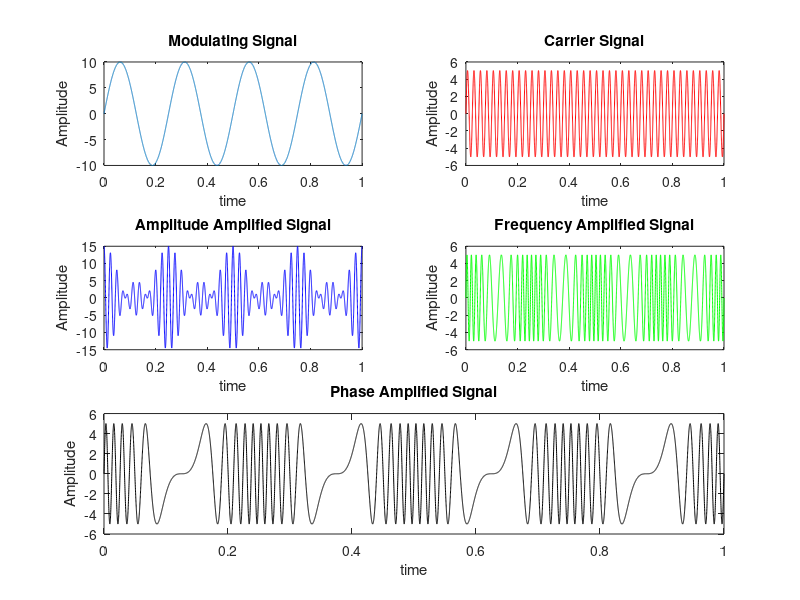

This figure's MATLAB source:
clc;
close all;
clear all;
V_m = 10;
V_c = 5;
f_m = 4;
f_c = 40;
phi_m = 0;
phi_c = 0;
m_a = 2;
m_f = 5;
m_p = 10;
t = 0: 0.0001: 1;
modulating_signal = V_m.*sin(2.*pi.*f_m.*t + phi_m);
carrier_signal = V_c.*sin(2.*pi.*f_c.*t + phi_c);
amplitude_amplified_signal = V_c.*(1+m_a.*cos(2.*pi.*f_m.*t)).*cos(2.*pi.*f_c.*t);
frequency_amplified_signal = V_c.*sin(2.*pi.*f_c.*t + m_f.*sin(2.*pi.*f_m.*t));
phase_amplified_signal = V_c.*sin(2.*pi.*f_c.*t + m_p.*sin(2.*pi.*f_m.*t));
subplot(3,2,1);
plot (t, modulating_signal);
title('Modulating Signal');
xlabel('time');
ylabel('Amplitude');
subplot(3,2,2);
plot (t, carrier_signal,'red');
title('Carrier Signal');
xlabel('time');
ylabel('Amplitude');
subplot(3,2,3);
plot (t, amplitude_amplified_signal,'blue');
title('Amplitude Amplified Signal');
xlabel('time');
ylabel('Amplitude');
subplot(3,2,4);
plot (t, frequency_amplified_signal,'green');
title('Frequency Amplified Signal');
xlabel('time');
ylabel('Amplitude');
subplot(3,2,[5,6]);
plot (t, phase_amplified_signal,'black');
title('Phase Amplified Signal');
xlabel('time');
ylabel('Amplitude');